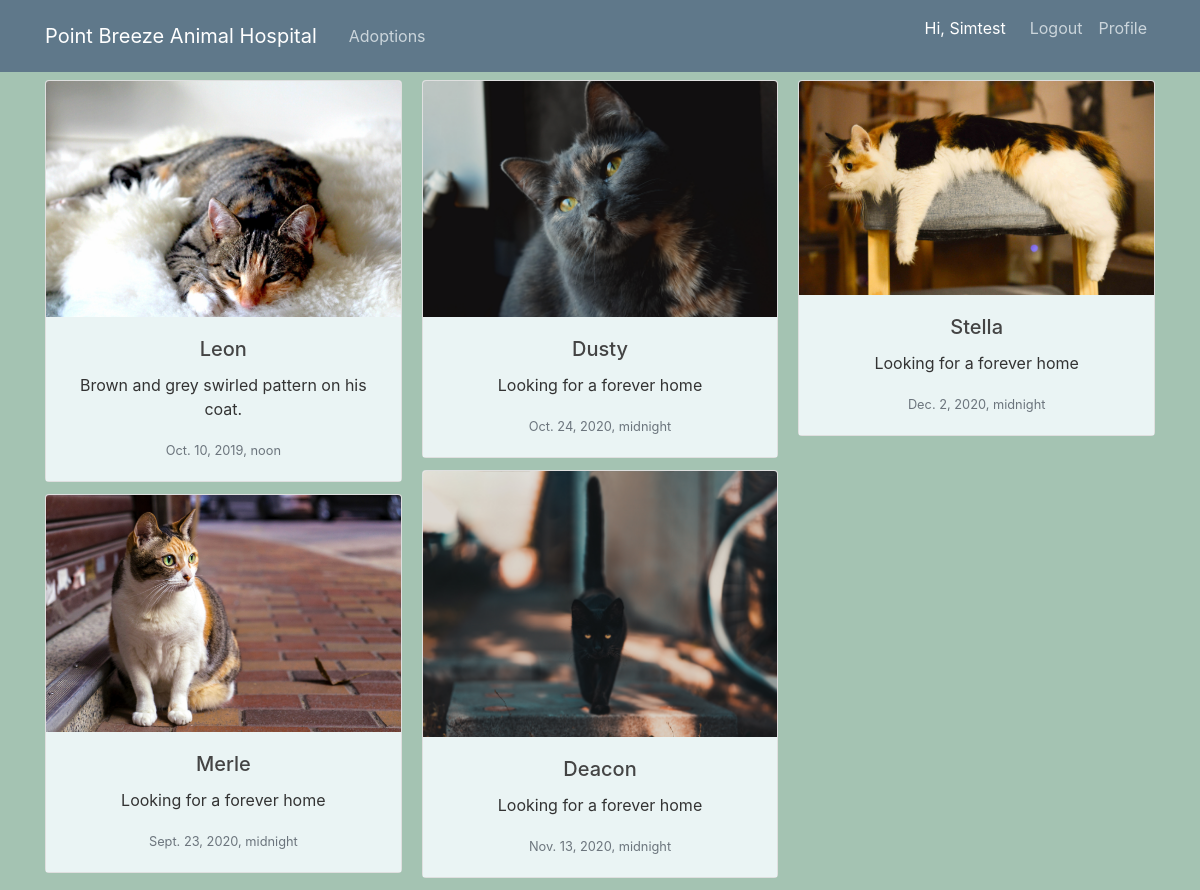
/adoptions/ (signed in), run on the app's committed database.
### animals/models.py (models this page shows, shortened)
class Stray(models.Model):
    name = models.CharField(max_length=200)
    age = models.IntegerField()
    GENDER = (
        ('M', 'Male'),
        ('F', 'Female'),
        ('U', 'Unknown')
    )
    gender = models.CharField(max_length=12, choices=GENDER, default='U')
    species = models.CharField(max_length=50)
    breed = models.CharField(max_length=100)
    notes = models.CharField(max_length=300)
    arrival_date = models.DateTimeField()
    image = models.ImageField(default='stray.jpg', upload_to='stray_pics')
    class Meta:
        ordering = ['arrival_date']

### animals/views.py (the view)
# urls.py: path('adoptions/', StrayListView.as_view(), name="animal-adoptions"),
class StrayListView(ListView):
    model = Stray
    template_name = "available_animals.html"
    context_object_name = "strays"
    paginate_by = 5

### animals/templates/available_animals.html
{% extends 'client_base.html' %}
{% block content %}
<div class="card-columns">
    {% for stray in strays %}
      <div class="card">
        <img class="card-img-top" src="{{ stray.image.url }}" alt="Card image cap">
        <div class="card-body">
          <h5 class="card-title">{{ stray.name }}</h5>
          <p class="card-text">{{ stray.notes }}</p>
          <p class="card-text"><small class="text-muted">{{ stray.arrival_date }}</small></p>
        </div>
      </div>
    {% endfor %}
</div>
{% endblock %}

### users/templates/client_base.html (shortened to what this page needs)
{% load static %}
<!DOCTYPE html>
<html>
<head>
    <link rel="stylesheet" href="https://maxcdn.bootstrapcdn.com/bootstrap/4.0.0/css/bootstrap.min.css">
    <link rel="stylesheet" type="text/css" href="{% static 'main.css' %}">
</head>
<body>
    <header class="site-header">
      <nav class="navbar navbar-expand-md navbar-dark bg-steel fixed-top">
        <div class="container">
          <a class="navbar-brand mr-4" href="{% url 'animal-home' %}">Point Breeze Animal Hospital </a>
          <div class="collapse navbar-collapse" id="navbarToggle">
            <div class="navbar-nav mr-auto">
            <a class="nav-item nav-link" href="{% url 'animal-adoptions' %}">Adoptions</a>
            </div>
            <div class="navbar-nav">
                {% if user.is_authenticated %}
                    <p>Hi, {{ user.username|capfirst }}</p>
                    <a class="nav-item nav-link" href="{% url 'logout' %}">Logout</a>
                    <a class="nav-item nav-link" href="{% url 'profile' %}">Profile</a>
                {% else %}
                    <a class="nav-item nav-link" href="{% url 'login' %}">Login</a>
                    <a class="nav-item nav-link" href="{% url 'register' %}">Register</a>
                {% endif %}
            </div>
          </div>
        </div>
      </nav>
    </header>
    <main role="main" class="container">
      <div class="row">
        <div class="col-md-8" style="flex: none; max-width: none">
          {% block content %}{% endblock %}
        </div>
      </div>
    </main>
</body>
</html>

### users/static/main.css (style rules this page uses)
body { background: #A4C3B2; color: #333333; margin-top: 5rem; }
h1, h2, h3, h4, h5, h6 { color: #444444; }
.bg-steel { background-color: #5f788a; }
.site-header .navbar-nav .nav-link { color: #cbd5db; }
.navbar-nav p { padding: .5rem 1rem !important; color: white; }
.card-body { background: #EAF4F4; }
.col-md-8 { text-align: center !important; }

### data on the page
Stray: image (picture), name "Leon", notes "Brown and grey swirled pattern on his coat.", arrival_date "Oct. 10, 2019, noon"
Stray: image (picture), name "Merle", notes "Looking for a forever home", arrival_date "Sept. 23, 2020, midnight"
Stray: image (picture), name "Dusty", notes "Looking for a forever home", arrival_date "Oct. 24, 2020, midnight"
Stray: image (picture), name "Deacon", notes "Looking for a forever home", arrival_date "Nov. 13, 2020, midnight"
Stray: image (picture), name "Stella", notes "Looking for a forever home", arrival_date "Dec. 2, 2020, midnight"

### other printed values
{{ user.username|capfirst }} "Simtest"
